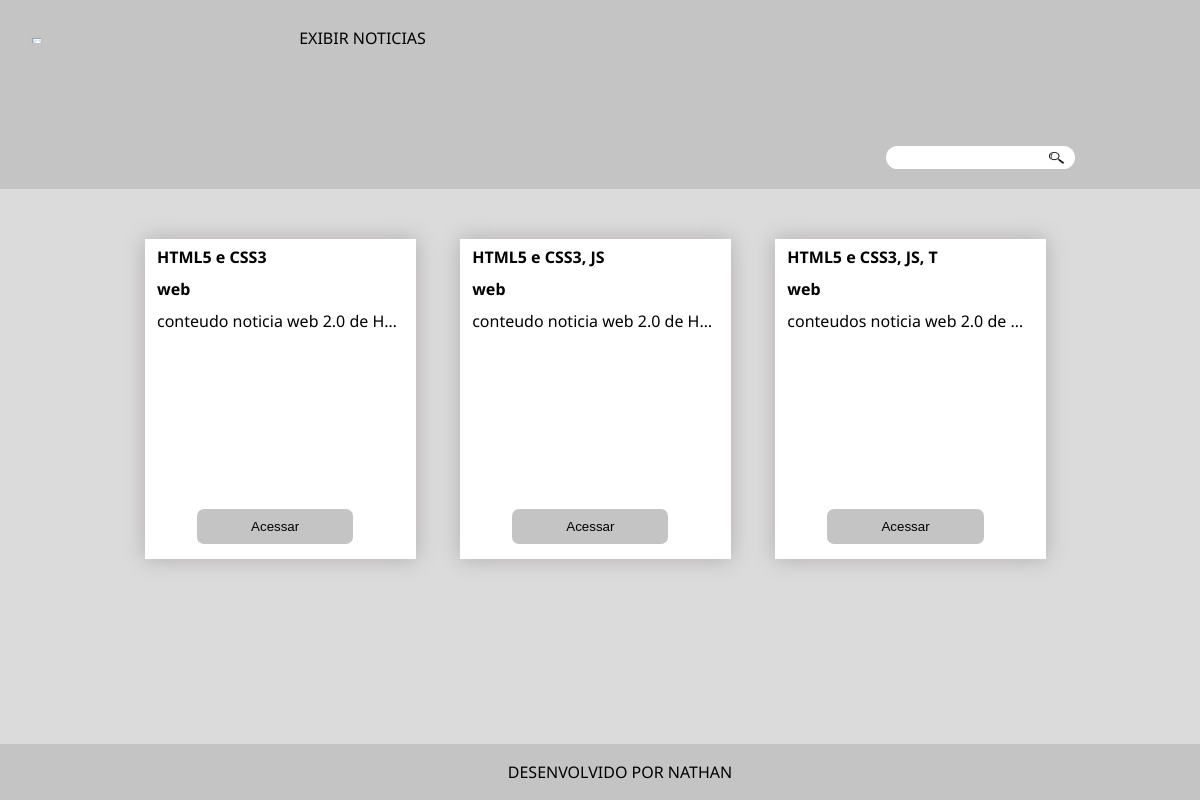
The page /index.php?busca=HTML5 e CSS3 on the database its author committed.
### tables this page shows
CREATE TABLE `noticias` (
  `id` int(11) NOT NULL AUTO_INCREMENT,
  `id_usuario` int(11) DEFAULT NULL,
  `id_categoria` int(11) DEFAULT NULL,
  `titulo` varchar(150) NOT NULL,
  `conteudo` text NOT NULL,
  `data_publicacao` date DEFAULT NULL,
  PRIMARY KEY (`id`),
  KEY `id_categoria` (`id_categoria`),
  KEY `id_usuario` (`id_usuario`),
  CONSTRAINT `noticias_ibfk_1` FOREIGN KEY (`id_categoria`) REFERENCES `categorias` (`id`),
  CONSTRAINT `noticias_ibfk_2` FOREIGN KEY (`id_usuario`) REFERENCES `usuarios` (`id`)
);

CREATE TABLE `categorias` (
  `id` int(11) NOT NULL AUTO_INCREMENT,
  `nome` varchar(100) NOT NULL,
  PRIMARY KEY (`id`),
  UNIQUE KEY `nome` (`nome`)
);

### src/repositorio/RepositorioNoticias.php (called while the page is built, shortened)
<?php
class RepositorioNoticias
{
    private PDO $conexao;
    public function __construct(PDO $conexao)
    {
        $this->conexao = $conexao;
    }
    private function hidratarListaNoticias($consulta): array
    {
        $listaDadosNoticias = $consulta->fetchAll(PDO::FETCH_ASSOC);
        $listaNoticias = [];
        foreach ($listaDadosNoticias as $dadosNoticia) {
            $listaNoticias[] = new \Noticia(
                $dadosNoticia['id'],
                new \Categoria($dadosNoticia['id_da_categoria'], $dadosNoticia['categoria']),
                $dadosNoticia['titulo'],
                $dadosNoticia['conteudo'],
                $dadosNoticia['data_publicacao']
            );
        }
        return $listaNoticias;
    }
    public function pesquisarNoticia($palavra): array
    {
        $palavra = '%' . $palavra . '%';
        $sql = "SELECT noticias.id, categorias.id AS id_da_categoria, categorias.nome AS categoria, noticias.titulo, noticias.conteudo, noticias.data_publicacao
        FROM noticias JOIN categorias ON noticias.id_categoria = categorias.id WHERE noticias.titulo LIKE :palavra OR  categorias.nome LIKE :palavra ORDER BY noticias.data_publicacao DESC;";
        $consulta = $this->conexao->prepare($sql);
        $consulta->bindValue(':palavra', $palavra);
        $consulta->bindValue(':palavra', $palavra);
        $consulta->execute();
        return $this->hidratarListaNoticias($consulta);
    }
}

### src/dominio/modelo/Categoria.php (called while the page is built, shortened)
<?php
class Categoria
{
    private $categoria;
    public function __construct(?int $id, string $categoria)
    {
        $this->categoria = $this->limpar($categoria);
    }
    public function categoria(): string
    {
        return $this->categoria;
    }
    private function limpar($categoria)
    {
        $categoria = trim($categoria);
        $categoria = stripcslashes($categoria);
        $categoria = htmlspecialchars($categoria);
        return $categoria;
    }
}

### src/dominio/modelo/Noticia.php (called while the page is built, shortened)
<?php
class Noticia
{
    private $id;
    private $categoria;
    private $titulo;
    private $conteudo;
    public function __construct(?int $id, Categoria $categoria, string $titulo, string $conteudo, ?string $dataPublicacao)
    {
        $this->id = $id;
        $this->categoria = $categoria;
        $this->titulo = $this->limpar($titulo);
        $this->conteudo = $this->limpar($conteudo);
    }
    public function id(): ?int
    {
        return $this->id;
    }
    public function titulo(): string
    {
        return $this->titulo;
    }
    public function conteudo(): string
    {
        return $this->conteudo;
    }
    public function categoria(): string
    {
        return $this->categoria->categoria();
    }
    private function limpar($noticia)
    {
        $noticia = trim($noticia);
        $noticia = htmlspecialchars($noticia);
        return $noticia;
    }
}

### index.php (the view, shortened to what this page needs)
<?php
require_once 'src/dominio/modelo/Noticia.php';
require_once 'src/dominio/modelo/Categoria.php';
require_once 'src/repositorio/RepositorioNoticias.php';
require_once 'layout/cabecalho.php';
$conexao = Conexao::criarConexao();
$repositorioNoticias = new RepositorioNoticias($conexao);
if (isset($_GET['busca']) and $_GET['busca'] != '') {
    $noticias = $repositorioNoticias->pesquisarNoticia($_GET['busca']);
} else {
    $noticias = $repositorioNoticias->todasAsNoticias();
}
?>
<!DOCTYPE html>
<html lang="pt-br">
<head>
    <link rel="stylesheet" href="reset.css">
    <link rel="stylesheet" href="style.css">
</head>
    <main>
        <?php foreach ($noticias as $noticia) : ?>
            <section class="caixa-noticia">
                <h2><?php echo $noticia->titulo(); ?></h2>
                <h3><?php echo $noticia->categoria(); ?></h3>
                <p>
                    <?php echo $noticia->conteudo(); ?>
                </p>
                <div class="botao-caixa">
                    <button><a href="noticia.php?id=<?php echo $noticia->id(); ?>" class="butao-noticia">Acessar</a></button>
                </div>
            </section>
        <?php endforeach ?>
    </main>

### style.css (style rules this page uses)
body { background: rgb(220, 219, 219); font-family: 'Montserrat', sans-serif; font-family: 'Noto Sans', sans-serif; }
.cabecalho h1, form, a { display: inline-block; padding-left: 25px; padding-right: 25px; padding-top: 30px; padding-bottom: 20px; }
a { text-decoration: none; color: black; }
main { width: 950px; margin: 0 auto; margin-bottom: 5em; }
.caixa-noticia h2, h3 { padding-bottom: 1em; font-weight: bold; }
.caixa-noticia { background: white; margin-bottom: 70px; padding: 10px 12px; width: 26%; height: 300px; display: inline-block; margin-left: 20px; margin-right: 20px; position: relative; box-shadow: 0px 0px 20px rgb(174, 173, 173); }
.caixa-noticia p { max-width: 500px; white-space: nowrap; overflow: hidden; text-overflow: ellipsis; }
.butao-noticia { padding: 5px 15px; }
.botao-caixa { position: absolute; bottom: 15px; padding: 0 40px; }
.botao-caixa button { width: 200%; border-radius: 7px; border: none; background: rgb(196, 196, 196); padding: 5px 0; }
footer { background: rgb(196, 196, 196); text-align: center; padding: 20px; margin: auto; width: 100%; bottom: 0; position: fixed; }

### rows shown on the page
noticias: titulo "HTML5 e CSS3", id_categoria.nome "web", conteudo "conteudo noticia web 2.0 de H…"
noticias: titulo "HTML5 e CSS3, JS", id_categoria.nome "web", conteudo "conteudo noticia web 2.0 de H…"
noticias: titulo "HTML5 e CSS3, JS, T", id_categoria.nome "web", conteudo "conteudos noticia web 2.0 de…"
